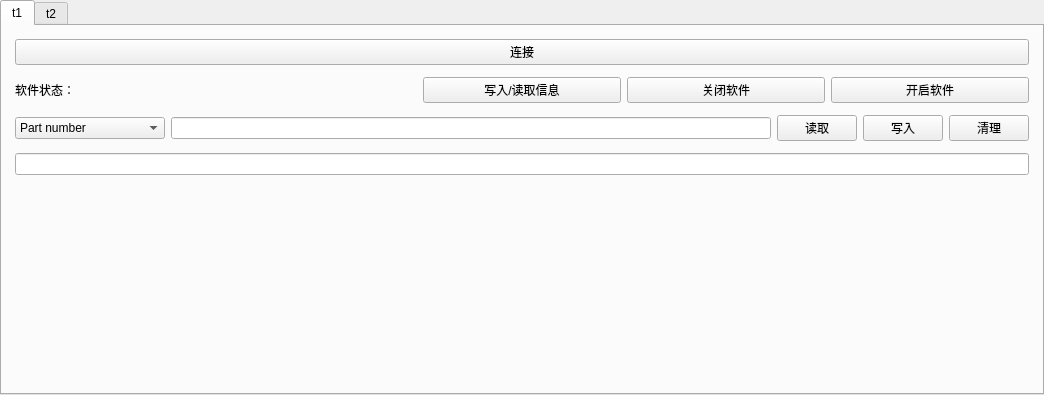
<?xml version="1.0" encoding="UTF-8"?>
<ui version="4.0">
 <class>JNDIConnectorWidget</class>
 <widget class="qMRMLWidget" name="JNDIConnectorWidget">
  <property name="geometry">
   <rect>
    <x>0</x>
    <y>0</y>
    <width>1044</width>
    <height>395</height>
   </rect>
  </property>
  <property name="styleSheet">
   <string notr="true"/>
  </property>
  <layout class="QGridLayout" name="gridLayout_2">
   <property name="leftMargin">
    <number>0</number>
   </property>
   <property name="topMargin">
    <number>0</number>
   </property>
   <property name="rightMargin">
    <number>0</number>
   </property>
   <property name="bottomMargin">
    <number>0</number>
   </property>
   <item row="0" column="0">
    <widget class="QWidget" name="widget" native="true">
     <property name="styleSheet">
      <string notr="true"/>
     </property>
     <layout class="QVBoxLayout" name="verticalLayout_2" stretch="0">
      <property name="spacing">
       <number>4</number>
      </property>
      <property name="leftMargin">
       <number>0</number>
      </property>
      <property name="topMargin">
       <number>0</number>
      </property>
      <property name="rightMargin">
       <number>0</number>
      </property>
      <property name="bottomMargin">
       <number>0</number>
      </property>
      <item>
       <widget class="QTabWidget" name="tabWidget">
        <property name="currentIndex">
         <number>0</number>
        </property>
        <widget class="QWidget" name="tab_7">
         <attribute name="title">
          <string>t1</string>
         </attribute>
         <layout class="QVBoxLayout" name="verticalLayout_3" stretch="0">
          <property name="leftMargin">
           <number>4</number>
          </property>
          <property name="topMargin">
           <number>4</number>
          </property>
          <property name="rightMargin">
           <number>4</number>
          </property>
          <property name="bottomMargin">
           <number>4</number>
          </property>
          <item>
           <widget class="QWidget" name="widget_2" native="true">
            <layout class="QVBoxLayout" name="verticalLayout" stretch="0,1">
             <property name="spacing">
              <number>12</number>
             </property>
             <property name="leftMargin">
              <number>0</number>
             </property>
             <property name="topMargin">
              <number>0</number>
             </property>
             <property name="rightMargin">
              <number>0</number>
             </property>
             <property name="bottomMargin">
              <number>0</number>
             </property>
             <item>
              <widget class="QWidget" name="widget_6" native="true">
               <layout class="QVBoxLayout" name="verticalLayout_6">
                <item>
                 <widget class="QWidget" name="widget_3" native="true">
                  <layout class="QVBoxLayout" name="verticalLayout_5" stretch="0,0,0,0">
                   <property name="spacing">
                    <number>12</number>
                   </property>
                   <property name="leftMargin">
                    <number>0</number>
                   </property>
                   <property name="topMargin">
                    <number>0</number>
                   </property>
                   <property name="rightMargin">
                    <number>0</number>
                   </property>
                   <property name="bottomMargin">
                    <number>0</number>
                   </property>
                   <item>
                    <widget class="QPushButton" name="btn_connect">
                     <property name="text">
                      <string>连接</string>
                     </property>
                    </widget>
                   </item>
                   <item>
                    <widget class="QWidget" name="widget_7" native="true">
                     <layout class="QGridLayout" name="gridLayout_4">
                      <property name="leftMargin">
                       <number>0</number>
                      </property>
                      <property name="topMargin">
                       <number>0</number>
                      </property>
                      <property name="rightMargin">
                       <number>0</number>
                      </property>
                      <property name="bottomMargin">
                       <number>0</number>
                      </property>
                      <item row="0" column="0">
                       <widget class="QLabel" name="label_3">
                        <property name="text">
                         <string>软件状态：</string>
                        </property>
                        <property name="alignment">
                         <set>Qt::AlignLeading|Qt::AlignLeft|Qt::AlignVCenter</set>
                        </property>
                       </widget>
                      </item>
                      <item row="0" column="4">
                       <widget class="QPushButton" name="btn_software_status">
                        <property name="text">
                         <string>开启软件</string>
                        </property>
                       </widget>
                      </item>
                      <item row="0" column="2">
                       <widget class="QPushButton" name="btn_write_switch">
                        <property name="text">
                         <string>写入/读取信息</string>
                        </property>
                       </widget>
                      </item>
                      <item row="0" column="1">
                       <widget class="QLabel" name="label_5">
                        <property name="text">
                         <string/>
                        </property>
                       </widget>
                      </item>
                      <item row="0" column="3">
                       <widget class="QPushButton" name="btn_close_software">
                        <property name="text">
                         <string>关闭软件</string>
                        </property>
                       </widget>
                      </item>
                     </layout>
                    </widget>
                   </item>
                   <item>
                    <widget class="QWidget" name="widget_9" native="true">
                     <layout class="QHBoxLayout" name="horizontalLayout_3">
                      <property name="leftMargin">
                       <number>0</number>
                      </property>
                      <property name="topMargin">
                       <number>0</number>
                      </property>
                      <property name="rightMargin">
                       <number>0</number>
                      </property>
                      <property name="bottomMargin">
                       <number>0</number>
                      </property>
                      <item>
                       <widget class="QWidget" name="widget_10" native="true">
                        <layout class="QHBoxLayout" name="horizontalLayout_4">
                         <property name="leftMargin">
                          <number>0</number>
                         </property>
                         <property name="topMargin">
                          <number>0</number>
                         </property>
                         <property name="rightMargin">
                          <number>0</number>
                         </property>
                         <property name="bottomMargin">
                          <number>0</number>
                         </property>
                         <item>
                          <widget class="QComboBox" name="comboBox">
                           <item>
                            <property name="text">
                             <string>Part number</string>
                            </property>
                           </item>
                           <item>
                            <property name="text">
                             <string>硬件版本</string>
                            </property>
                           </item>
                           <item>
                            <property name="text">
                             <string>Serial number</string>
                            </property>
                           </item>
                           <item>
                            <property name="text">
                             <string>Manufacturer name</string>
                            </property>
                           </item>
                           <item>
                            <property name="text">
                             <string>Firmware part number</string>
                            </property>
                           </item>
                           <item>
                            <property name="text">
                             <string>软件版本</string>
                            </property>
                           </item>
                          </widget>
                         </item>
                         <item>
                          <widget class="QLineEdit" name="le_software_info"/>
                         </item>
                         <item>
                          <widget class="QPushButton" name="btn_read">
                           <property name="text">
                            <string>读取</string>
                           </property>
                          </widget>
                         </item>
                         <item>
                          <widget class="QPushButton" name="btn_write">
                           <property name="text">
                            <string>写入</string>
                           </property>
                          </widget>
                         </item>
                         <item>
                          <widget class="QPushButton" name="btn_clean">
                           <property name="text">
                            <string>清理</string>
                           </property>
                          </widget>
                         </item>
                        </layout>
                       </widget>
                      </item>
                     </layout>
                    </widget>
                   </item>
                   <item>
                    <widget class="QLineEdit" name="textEdit">
                     <property name="font">
                      <font>
                       <pointsize>7</pointsize>
                      </font>
                     </property>
                    </widget>
                   </item>
                  </layout>
                 </widget>
                </item>
               </layout>
              </widget>
             </item>
             <item>
              <widget class="QWidget" name="operator_panel" native="true"/>
             </item>
            </layout>
           </widget>
          </item>
         </layout>
        </widget>
        <widget class="QWidget" name="tab_8">
         <attribute name="title">
          <string>t2</string>
         </attribute>
        </widget>
       </widget>
      </item>
     </layout>
    </widget>
   </item>
  </layout>
 </widget>
 <customwidgets>
  <customwidget>
   <class>qMRMLWidget</class>
   <extends>QWidget</extends>
   <header>qMRMLWidget.h</header>
   <container>1</container>
  </customwidget>
 </customwidgets>
 <resources/>
 <connections/>
</ui>
